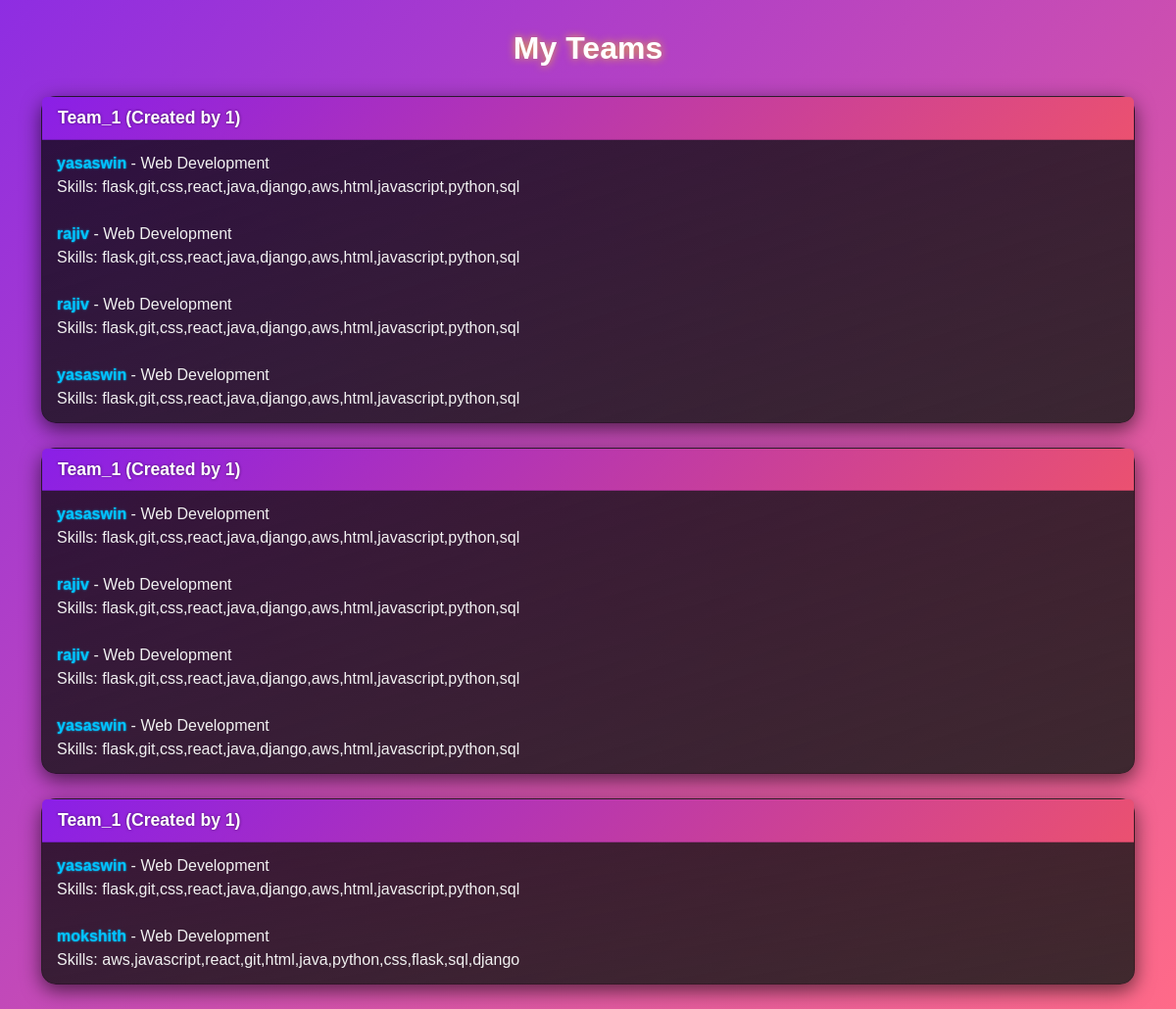
The page /teams (signed in) on the database its author committed.
### tables this page shows
CREATE TABLE teams (
            id INTEGER PRIMARY KEY AUTOINCREMENT,
            name TEXT,
            created_by INTEGER,
            FOREIGN KEY(created_by) REFERENCES users(id)
        );

CREATE TABLE users (
            id INTEGER PRIMARY KEY AUTOINCREMENT,
            username TEXT UNIQUE NOT NULL,
            email TEXT UNIQUE NOT NULL,
            password TEXT NOT NULL,
            fullname TEXT,
            contact TEXT,
            resume TEXT,
            skills TEXT,
            domain TEXT
        );

### app.py (the view)
@app.route("/teams")
def teams():
    if "user_id" not in session:
        return redirect(url_for("login"))
    conn = get_db_connection()
    teams_list = conn.execute("""
        SELECT t.id, t.name, t.created_by
        FROM teams t
        JOIN team_members tm ON t.id = tm.team_id
        WHERE tm.user_id=?
    """, (session["user_id"],)).fetchall()
    team_data = []
    for t in teams_list:
        members = conn.execute("""
            SELECT u.id, u.username, u.fullname, u.skills, u.domain
            FROM users u
            JOIN team_members tm ON u.id = tm.user_id
            WHERE tm.team_id=?
        """, (t["id"],)).fetchall()
        team_data.append({"team": t, "members": members})
    conn.close()
    return render_template("teams.html", team_data=team_data)

### app.py (called while the page is built)
def get_db_connection():
    conn = sqlite3.connect("users.db")
    conn.row_factory = sqlite3.Row
    return conn

### templates/teams.html (shortened to what this page needs)
<!DOCTYPE html>
<html lang="en">
<head>
<link href="https://cdn.jsdelivr.net/npm/bootstrap@5.3.2/dist/css/bootstrap.min.css" rel="stylesheet">
</head>
<body>
<div class="container">
  <h2>My Teams</h2>
  {% for t in team_data %}
    <div class="card">
      <div class="card-header">
        {{ t.team.name }} (Created by {{ t.team.created_by }})
      </div>
      <ul class="list-group list-group-flush">
        {% for m in t.members %}
          <li class="list-group-item">
            <b>{{ m.username }}</b> - {{ m.domain }}<br>
            Skills: {{ m.skills }}
          </li>
        {% endfor %}
      </ul>
    </div>
  {% else %}
    <p class="text-muted">You are not part of any team yet.</p>
  {% endfor %}
</div>
</body>
</html>

### templates/teams.html (style rules this page uses)
body { background: linear-gradient(135deg, #8e2de2, #ff6a88); color: #f1f1f1; font-family: Arial, sans-serif; min-height: 100vh; padding-top: 30px; }
h2 { text-align: center; margin-bottom: 30px; font-weight: bold; color: #ffffff; text-shadow: 0 0 8px rgba(255, 215, 0, 0.7); }
.card { border-radius: 15px; background: linear-gradient(to bottom right, rgba(0,0,0,0.7), rgba(30,30,30,0.85)); box-shadow: 0 6px 20px rgba(0,0,0,0.6); margin-bottom: 25px; transition: transform 0.3s, box-shadow 0.3s; }
.card-header { font-size: 1.1rem; font-weight: bold; background: linear-gradient(135deg, #8a1fe7, #eb5170); color: #fff; border-top-left-radius: 15px; border-top-right-radius: 15px; text-shadow: 0 0 3px rgba(0,0,0,0.5); }
.list-group-item { background: transparent; border: none; color: #f1f1f1; padding: 12px 15px; }
.list-group-item b { color: #00c3ff; text-shadow: 0 0 2px #00c3ff; }

### rows shown on the page
teams: team.name "Team_1" "Team_1", team.created_by "1" "1"
users: username "yasaswin", domain "Web Development", skills "flask,git,css,react,java,django,aws,html,javascript,python,sql"
users: username "rajiv", domain "Web Development", skills "flask,git,css,react,java,django,aws,html,javascript,python,sql"
teams: team.name "Team_1", team.created_by "1"
users: username "mokshith", domain "Web Development", skills "aws,javascript,react,git,html,java,python,css,flask,sql,django"
